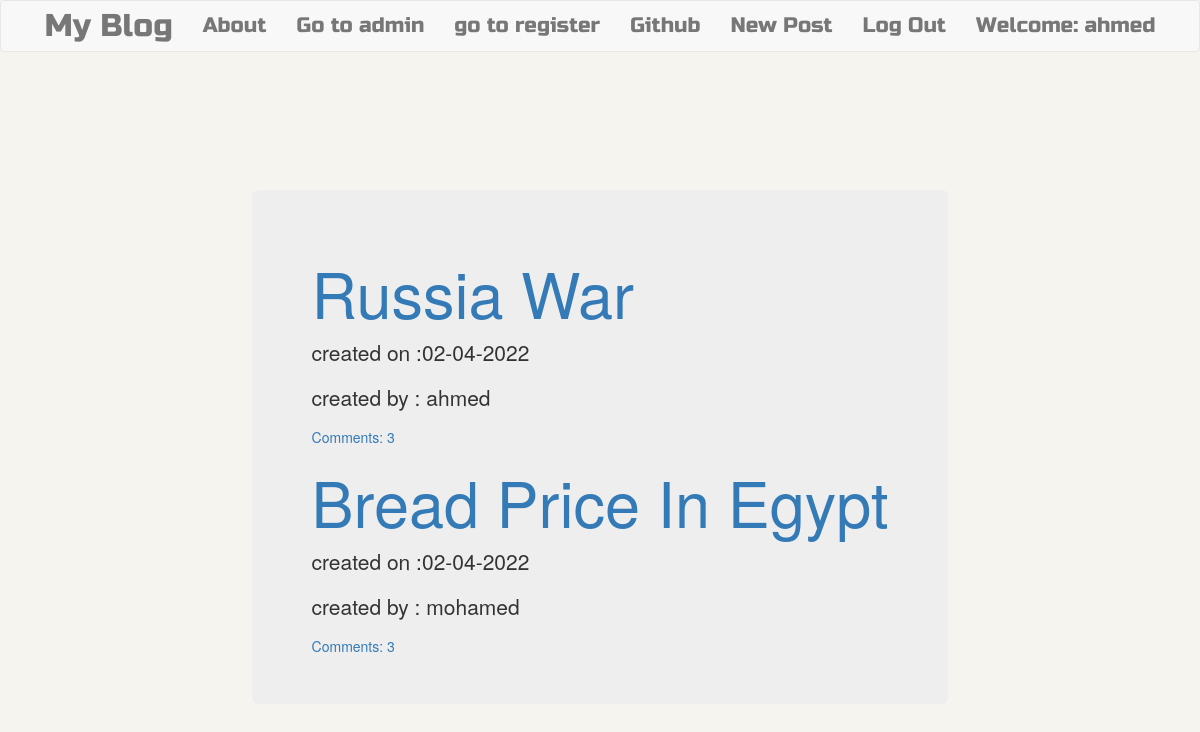
The page /drafts/ (signed in) on the database its author committed.
### blog/models.py (models this page shows, shortened)
class Post (models.Model):
    author=models.ForeignKey('auth.User',on_delete=models.CASCADE)
    title=models.CharField(max_length=200)
    text=models.TextField()
    create_date=models.DateTimeField(default=timezone.now)
    publish_date=models.DateTimeField(blank=True,null=True)
    def approve_comments(self):
        return self.comments.filter(approved_comment=True)

### blog/views.py (the view)
# urls.py: url(r'^drafts/$',views.draftlistview.as_view(),name='postdraftlist'),
class draftlistview (LoginRequiredMixin,ListView):
          login_url='/login/'
          redirect_field_name="blog/post_list.html"
          model=Post
          def get_queryset(self):
              return Post.objects.filter(publish_date__isnull=True).order_by('create_date')

### blog/templates/blog/post_list.html
{% extends 'blog/base.html' %}
{% block content %}
<div class="jumbotron">
  {% for post in post_list %}
<div class="post">
<h1><a href="{% url 'postdetail' pk=post.pk %}">{{post.title}}</a></h1>
</div>
<div class="date">
  <p>created on :{{post.create_date|date:'d-m-Y'}}</p>
  <p>created by : {{post.author}}</p>
</div>
<a href="{% url 'postdetail' pk=post.pk  %}">Comments: {{post.approve_comments.count}}</a>
  {% endfor %}
</div>
{% endblock %}

### blog/templates/blog/base.html (shortened to what this page needs)
<!DOCTYPE html>
{% load staticfiles %}
<html lang="en" dir="ltr">
  <head>
<link rel="stylesheet" href="https://maxcdn.bootstrapcdn.com/bootstrap/3.3.7/css/bootstrap.min.css"
<script src="//cdn.jsdelivr.net/npm/medium-editor@latest/dist/js/medium-editor.min.js"></script>
<link rel="stylesheet" href="//cdn.jsdelivr.net/npm/medium-editor@latest/dist/css/medium-editor.min.css" type="text/css" media="screen" charset="utf-8">
<link rel="stylesheet" href="{% static 'css/blog.css' %}">
  </head>
  <body>
    <nav class='navbar navbar-default techfont custom-navbar '  >
      <div class="container">
        <ul class= 'nav navbar-nav'>
          <li> <a class='navbar-brand bigbrand' href="{% url 'postlist' %}">My Blog</a> </li>
          <li><a href="{% url 'about' %}">About</a></li>
          <li><a class="navbar-link" href="{% url 'admin:index' %}">Go to admin</a></li>
          <li><a class="navbar-link" href="{% url 'register' %}">go to register</a></li>
          <li><a href="https://www.github.com">Github</a> </li>
        </ul>
        <ul class='nav navbar-nav navbar-right'>
          {% if user.is_authenticated %}
          <li><a href="{% url 'postnew' %}">New Post</a> </li>
          <li><a href="{% url 'logout' %}">Log Out</a> </li>
          <li><a>Welcome: {{user.username}}</a> </li>
          {% else %}
          <li><a class='nav navbar-right' href="{% url 'login' %}">Login</a> </li>
          {% endif %}
        </ul>
      </div>
    </nav>
    <div class="content container">
      {% block content %}
      {% endblock %}
    </div>
  </body>
</html>

### blog/static/css/blog.css (style rules this page uses)
.techfont { font-family:'Russo One' ,sans-serif; font-size: 1.5em; margin-bottom: 10px; }
.bigbrand { font-size:1.5em; }
body, html { height: 100%; background: #F6F4EE; }
.container { display: flex; align-items: center; justify-content: center; height: 100%; }

### rows shown on the page
Post: title "Russia War", create_date "02-04-2022", author "ahmed", approve_comments.count "3"
Post: title "Bread Price In Egypt", create_date "02-04-2022", author "mohamed", approve_comments.count "3"

### other values the page prints
{{ user.username }} "ahmed"
